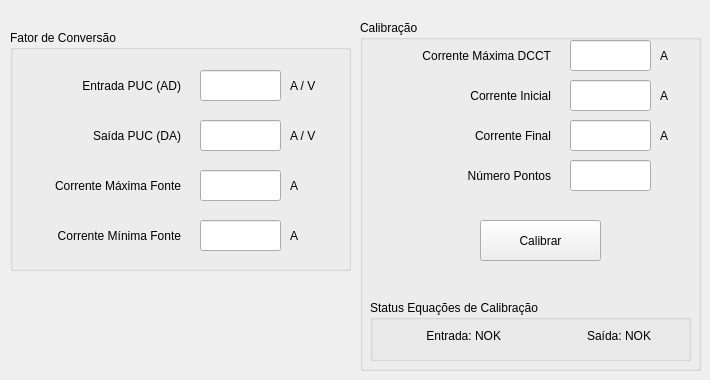
       <widget class="QWidget" name="tab_10">
        <attribute name="title">
         <string>Configurações</string>
        </attribute>
        <widget class="QGroupBox" name="groupBox_18">
         <property name="geometry">
          <rect>
           <x>10</x>
           <y>30</y>
           <width>341</width>
           <height>241</height>
          </rect>
         </property>
         <property name="title">
          <string>Fator de Conversão</string>
         </property>
         <widget class="QLineEdit" name="Fator_Entrada">
          <property name="geometry">
           <rect>
            <x>190</x>
            <y>40</y>
            <width>81</width>
            <height>31</height>
           </rect>
          </property>
         </widget>
         <widget class="QLineEdit" name="Fator_Saida">
          <property name="geometry">
           <rect>
            <x>190</x>
            <y>90</y>
            <width>81</width>
            <height>31</height>
           </rect>
          </property>
          <property name="text">
           <string/>
          </property>
         </widget>
         <widget class="QLabel" name="label_98">
          <property name="geometry">
           <rect>
            <x>40</x>
            <y>40</y>
            <width>131</width>
            <height>31</height>
           </rect>
          </property>
          <property name="text">
           <string>Entrada PUC (AD)</string>
          </property>
          <property name="alignment">
           <set>Qt::AlignRight|Qt::AlignTrailing|Qt::AlignVCenter</set>
          </property>
         </widget>
         <widget class="QLabel" name="label_99">
          <property name="geometry">
           <rect>
            <x>50</x>
            <y>90</y>
            <width>121</width>
            <height>31</height>
           </rect>
          </property>
          <property name="text">
           <string>Saída PUC (DA)</string>
          </property>
          <property name="alignment">
           <set>Qt::AlignRight|Qt::AlignTrailing|Qt::AlignVCenter</set>
          </property>
         </widget>
         <widget class="QLabel" name="label_101">
          <property name="geometry">
           <rect>
            <x>280</x>
            <y>40</y>
            <width>41</width>
            <height>31</height>
           </rect>
          </property>
          <property name="text">
           <string>A / V</string>
          </property>
         </widget>
         <widget class="QLabel" name="label_102">
          <property name="geometry">
           <rect>
            <x>280</x>
            <y>90</y>
            <width>41</width>
            <height>31</height>
           </rect>
          </property>
          <property name="text">
           <string>A / V</string>
          </property>
         </widget>
         <widget class="QLineEdit" name="Corrente_Maxima_Fonte">
          <property name="geometry">
           <rect>
            <x>190</x>
            <y>140</y>
            <width>81</width>
            <height>31</height>
           </rect>
          </property>
          <property name="text">
           <string/>
          </property>
         </widget>
         <widget class="QLabel" name="label_125">
          <property name="geometry">
           <rect>
            <x>280</x>
            <y>140</y>
            <width>41</width>
            <height>31</height>
           </rect>
          </property>
          <property name="text">
           <string>A</string>
          </property>
         </widget>
         <widget class="QLabel" name="label_126">
          <property name="geometry">
           <rect>
            <x>0</x>
            <y>140</y>
            <width>171</width>
            <height>31</height>
           </rect>
          </property>
          <property name="text">
           <string>Corrente Máxima Fonte</string>
          </property>
          <property name="alignment">
           <set>Qt::AlignRight|Qt::AlignTrailing|Qt::AlignVCenter</set>
          </property>
         </widget>
         <widget class="QLineEdit" name="Corrente_Minima_Fonte">
          <property name="geometry">
           <rect>
            <x>190</x>
            <y>190</y>
            <width>81</width>
            <height>31</height>
           </rect>
          </property>
          <property name="text">
           <string/>
          </property>
         </widget>
         <widget class="QLabel" name="label_132">
          <property name="geometry">
           <rect>
            <x>280</x>
            <y>190</y>
            <width>41</width>
            <height>31</height>
           </rect>
          </property>
          <property name="text">
           <string>A</string>
          </property>
         </widget>
         <widget class="QLabel" name="label_133">
          <property name="geometry">
           <rect>
            <x>10</x>
            <y>190</y>
            <width>161</width>
            <height>31</height>
           </rect>
          </property>
          <property name="text">
           <string>Corrente Mínima Fonte</string>
          </property>
          <property name="alignment">
           <set>Qt::AlignRight|Qt::AlignTrailing|Qt::AlignVCenter</set>
          </property>
         </widget>
        </widget>
        <widget class="QGroupBox" name="groupBox_24">
         <property name="geometry">
          <rect>
           <x>360</x>
           <y>20</y>
           <width>341</width>
           <height>351</height>
          </rect>
         </property>
         <property name="title">
          <string>Calibração</string>
         </property>
         <widget class="QLineEdit" name="Corr_Calib_Passo">
          <property name="geometry">
           <rect>
            <x>210</x>
            <y>140</y>
            <width>81</width>
            <height>31</height>
           </rect>
          </property>
         </widget>
         <widget class="QLineEdit" name="Corr_Calib_Inicial">
          <property name="geometry">
           <rect>
            <x>210</x>
            <y>60</y>
            <width>81</width>
            <height>31</height>
           </rect>
          </property>
          <property name="text">
           <string/>
          </property>
         </widget>
         <widget class="QLabel" name="label_103">
          <property name="geometry">
           <rect>
            <x>60</x>
            <y>140</y>
            <width>131</width>
            <height>31</height>
           </rect>
          </property>
          <property name="text">
           <string>Número Pontos</string>
          </property>
          <property name="alignment">
           <set>Qt::AlignRight|Qt::AlignTrailing|Qt::AlignVCenter</set>
          </property>
         </widget>
         <widget class="QLabel" name="label_104">
          <property name="geometry">
           <rect>
            <x>30</x>
            <y>60</y>
            <width>161</width>
            <height>31</height>
           </rect>
          </property>
          <property name="text">
           <string>Corrente Inicial</string>
          </property>
          <property name="alignment">
           <set>Qt::AlignRight|Qt::AlignTrailing|Qt::AlignVCenter</set>
          </property>
         </widget>
         <widget class="QLabel" name="label_106">
          <property name="geometry">
           <rect>
            <x>300</x>
            <y>60</y>
            <width>41</width>
            <height>31</height>
           </rect>
          </property>
          <property name="text">
           <string>A</string>
          </property>
         </widget>
         <widget class="QLineEdit" name="Corrente_DCCT">
          <property name="geometry">
           <rect>
            <x>210</x>
            <y>20</y>
            <width>81</width>
            <height>31</height>
           </rect>
          </property>
          <property name="text">
           <string/>
          </property>
         </widget>
         <widget class="QLabel" name="label_127">
          <property name="geometry">
           <rect>
            <x>300</x>
            <y>20</y>
            <width>41</width>
            <height>31</height>
           </rect>
          </property>
          <property name="text">
           <string>A</string>
          </property>
         </widget>
         <widget class="QLabel" name="label_128">
          <property name="geometry">
           <rect>
            <x>20</x>
            <y>20</y>
            <width>171</width>
            <height>31</height>
           </rect>
          </property>
          <property name="text">
           <string>Corrente Máxima DCCT</string>
          </property>
          <property name="alignment">
           <set>Qt::AlignRight|Qt::AlignTrailing|Qt::AlignVCenter</set>
          </property>
         </widget>
         <widget class="QLineEdit" name="Corr_Calib_Final">
          <property name="geometry">
           <rect>
            <x>210</x>
            <y>100</y>
            <width>81</width>
            <height>31</height>
           </rect>
          </property>
          <property name="text">
           <string/>
          </property>
         </widget>
         <widget class="QLabel" name="label_140">
          <property name="geometry">
           <rect>
            <x>300</x>
            <y>100</y>
            <width>41</width>
            <height>31</height>
           </rect>
          </property>
          <property name="text">
           <string>A</string>
          </property>
         </widget>
         <widget class="QLabel" name="label_141">
          <property name="geometry">
           <rect>
            <x>30</x>
            <y>100</y>
            <width>161</width>
            <height>31</height>
           </rect>
          </property>
          <property name="text">
           <string>Corrente Final</string>
          </property>
          <property name="alignment">
           <set>Qt::AlignRight|Qt::AlignTrailing|Qt::AlignVCenter</set>
          </property>
         </widget>
         <widget class="QPushButton" name="Calibrar_Fonte">
          <property name="geometry">
           <rect>
            <x>120</x>
            <y>200</y>
            <width>121</width>
            <height>41</height>
           </rect>
          </property>
          <property name="text">
           <string>Calibrar</string>
          </property>
          <property name="icon">
           <iconset>
            <normaloff>imagens/play1.png</normaloff>imagens/play1.png</iconset>
          </property>
          <property name="iconSize">
           <size>
            <width>20</width>
            <height>20</height>
           </size>
          </property>
         </widget>
         <widget class="QGroupBox" name="groupBox_25">
          <property name="geometry">
           <rect>
            <x>10</x>
            <y>280</y>
            <width>321</width>
            <height>61</height>
           </rect>
          </property>
          <property name="title">
           <string>Status Equações de Calibração</string>
          </property>
          <widget class="QLabel" name="label_equacao_entrada">
           <property name="geometry">
            <rect>
             <x>20</x>
             <y>20</y>
             <width>111</width>
             <height>31</height>
            </rect>
           </property>
           <property name="text">
            <string>Entrada: NOK</string>
           </property>
           <property name="alignment">
            <set>Qt::AlignRight|Qt::AlignTrailing|Qt::AlignVCenter</set>
           </property>
          </widget>
          <widget class="QLabel" name="label_equacao_saida">
           <property name="geometry">
            <rect>
             <x>200</x>
             <y>20</y>
             <width>81</width>
             <height>31</height>
            </rect>
           </property>
           <property name="text">
            <string>Saída: NOK</string>
           </property>
           <property name="alignment">
            <set>Qt::AlignRight|Qt::AlignTrailing|Qt::AlignVCenter</set>
           </property>
          </widget>
         </widget>
        </widget>
       </widget>
